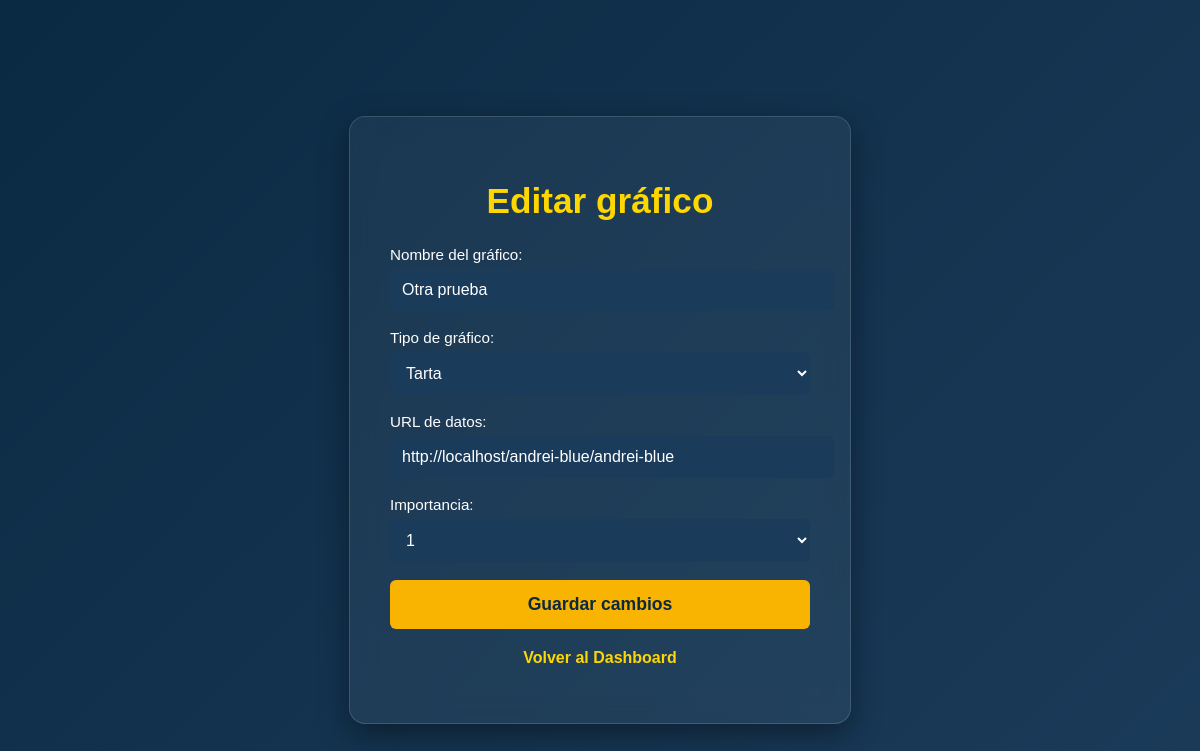
Page /edit_chart.php?id=5 (signed in) on the committed database.
### tables this page shows
CREATE TABLE charts (
    identificador INTEGER PRIMARY KEY AUTOINCREMENT,
    user_id INTEGER,
    chart_name TEXT,
    chart_type TEXT,
    data_url TEXT,
    importance INTEGER DEFAULT 1,
    FOREIGN KEY(user_id) REFERENCES users(identificador) ON DELETE CASCADE
);

### edit_chart.php (the view, shortened to what this page needs)
<?php
require_once 'config.php';
$chart_id = $_GET['id'] ?? '';
$stmt = $db->prepare("SELECT * FROM charts WHERE identificador = :id AND user_id = :user_id");
$stmt->execute([
    ':id' => $chart_id,
    ':user_id' => $_SESSION['user_id']
]);
$chart = $stmt->fetch(PDO::FETCH_ASSOC);
?>
<!DOCTYPE html>
<html lang="es">
<head>
  <link rel="stylesheet" href="css/auth.css">
</head>
<body>
  <div class="form-container">
    <h1 class="form-title">Editar gráfico</h1>
    <form method="post" action="edit_chart.php?id=<?php echo $chart_id; ?>">
      <div class="form-group">
        <label>Nombre del gráfico:</label>
        <input type="text" name="chart_name" value="<?php echo htmlspecialchars($chart['chart_name']); ?>" required>
      </div>
      <div class="form-group">
        <label>Tipo de gráfico:</label>
        <select name="chart_type" required>
          <option value="pie" <?php if ($chart['chart_type'] === 'pie') echo 'selected'; ?>>Tarta</option>
        </select>
      </div>
      <div class="form-group">
        <label>URL de datos:</label>
        <input type="text" name="data_url" value="<?php echo htmlspecialchars($chart['data_url']); ?>" required>
      </div>
      <div class="form-group">
        <label>Importancia:</label>
        <select name="importance" required>
          <?php for ($i = 1; $i <= 5; $i++): ?>
            <option value="<?php echo $i; ?>" <?php if ((int)$chart['importance'] === $i) echo 'selected'; ?>>
              <?php echo $i; ?>
            </option>
          <?php endfor; ?>
        </select>
      </div>
      <button type="submit" class="btn">Guardar cambios</button>
    </form>
    <p class="switch"><a href="dashboard.php">Volver al Dashboard</a></p>
  </div>
</body>
</html>

### css/auth.css (style rules this page uses)
body { background: linear-gradient(135deg, #0A2A43, #1B3B5A); display: flex; justify-content: center; align-items: center; min-height: 100vh; margin: 0; font-family: Ubuntu, sans-serif; padding: 20px; }
.form-container { background: rgba(255, 255, 255, 0.05); padding: 40px; border-radius: 16px; box-shadow: 0 10px 30px rgba(0, 0, 0, 0.4); width: 100%; max-width: 420px; backdrop-filter: blur(12px); border: 1px solid rgba(255, 255, 255, 0.15); transition: transform 0.3s ease, box-shadow 0.3s ease; }
.form-title { text-align: center; margin-bottom: 25px; color: #FFD700; font-size: 2.2rem; font-weight: bold; }
.form-group { margin-bottom: 18px; }
.form-group label { display: block; margin-bottom: 6px; color: #ffffff; font-size: 0.95rem; }
.form-group input, .form-group select { width: 100%; padding: 12px; border: none; border-radius: 6px; font-size: 1rem; transition: background 0.3s ease, transform 0.2s ease; background-color: #1b3b5a; color: #ffffff; }
.form-group select option { background-color: #1b3b5a; color: #ffffff; }
.form-group input::placeholder { color: rgba(255, 255, 255, 0.6); }
.btn { width: 100%; padding: 14px; background: #f8b400; color: #0A2A43; border: none; border-radius: 6px; font-size: 1.1rem; font-weight: bold; cursor: pointer; transition: background 0.3s ease, transform 0.2s ease; }
.switch { text-align: center; margin-top: 20px; }
.switch a { color: #ffd700; text-decoration: none; font-weight: bold; transition: color 0.3s ease; }

### rows in the picture
charts: chart_name "Otra prueba", chart_type "Tarta", data_url "http://localhost/andrei-blue/andrei-blue", importance "1"
